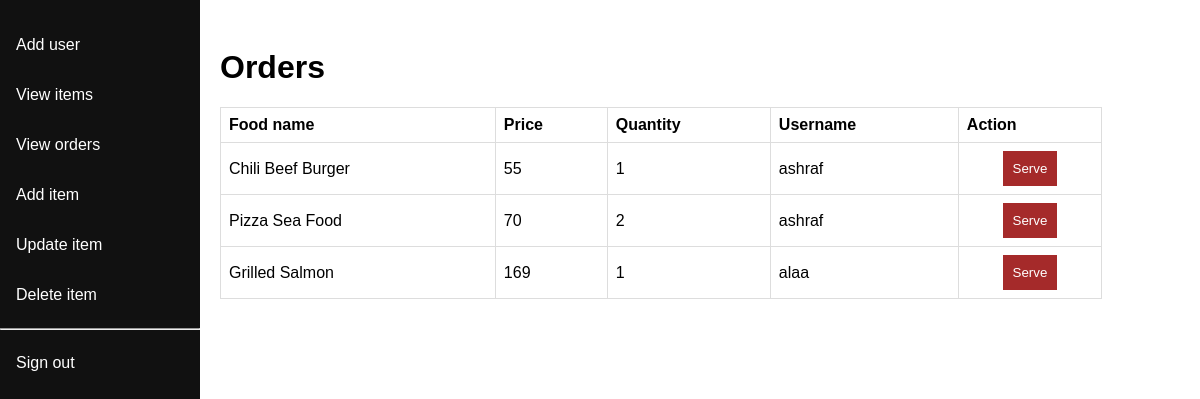
/view_orders.php (signed in), run on the app's committed database.
### tables this page shows
CREATE TABLE `orders` (
  `food_name` varchar(30) NOT NULL,
  `price` int(11) NOT NULL,
  `quantity` int(11) NOT NULL,
  `username` varchar(30) NOT NULL
);

### classes/UserFactory.php (called while the page is built, shortened)
<?php
	class UserFactory
	{
		private $conn;
		function __construct($db)
		{
			$this->conn = $db;
		}
		public function setUser($userType)
		{
			if($userType == 'Admin')
			{
				include 'classes/admin.php';
				return new Admin($this->conn);
			}
		}
	}
?>

### classes/admin.php (called while the page is built, shortened)
<?php
	include 'order.php';
	class Admin extends User
	{
		function __construct($db)
		{
			$this->conn = $db;
		}
		public function view_all_orders()
		{
			$order = new Order($this->conn);
			$stmt = $order->view_all();
			if ($stmt) {
				return $stmt;
			}
			else{
				$message = 'There are no orders';
				return $message;
			}
		}
	}
?>

### classes/order.php (called while the page is built, shortened)
<?php
	class Order
	{
		private $conn;
		function __construct($db)
		{
			$this->conn = $db;
		}
		public function view_all()
		{
			$query = "SELECT * from orders";
			$stmt = $this->conn->prepare( $query );
        	$stmt->execute();
        	return $stmt;
		}
	}
?>

### view_orders.php (the view, shortened to what this page needs)
<?php
	include 'classes/UserFactory.php';
	$instance = Database::getInstance();
  	$conn = $instance->getConnection();
  	$user = new UserFactory($conn);
	$admin = $user->setUser('Admin');
?>
<!DOCTYPE html>
<html>
<head>
	<link rel="stylesheet" type="text/css" href="css/dashboard.css">
	<link rel="stylesheet" type="text/css" href="css/tables.css">
</head>
<body>
	<div class="sidenav">
	  <a href="add_user.php">Add user</a>
	  <a href="view_items.php">View items</a>
	  <a href="view_orders.php">View orders</a>
	  <a href="add_item.php">Add item</a>
	  <a href="update_item.php">Update item</a>
	  <a href="delete_item.php">Delete item</a><hr>
	  <a href="admin_signout.php">Sign out</a>
	</div>
	<div class="content">
		<h1 class="title">Orders</h1>
		<table>
		  <tr>
		    <th>Food name</th>
		    <th>Price</th>
		    <th>Quantity</th>
		    <th>Username</th>
		    <th>Action</th>
		  </tr>
		  <?php
		  	$stmt = $admin->view_all_orders();
		  	$num = $stmt->rowCount();
		  	if($num > 0){
		  		while($row = $stmt->fetch(PDO::FETCH_ASSOC))
		  		{
		  			extract($row);
		  			?>
		  			<tr>
					    <td><?php echo $row['food_name']?></td>
					    <td><?php echo $row['price'];?></td>
					    <td><?php echo $row['quantity'];?></td>
					    <td><?php echo $row['username'];?></td>
					    <td style="text-align: center">
							<form action="<?php echo $_SERVER['PHP_SELF'];?>" method="POST">
								<button class="serve" name="serve">Serve</button>
							</form>
						</td>
					</tr>
				<?php
}
}
?>
		</table>
	</div>
</body>
</html>

### css/dashboard.css (style rules this page uses)
* { box-sizing: border-box; }
body { margin: 0; font-family: Arial, Helvetica, sans-serif; }
.sidenav { height: 100%; width: 200px; position: fixed; padding-top: 20px; top: 0; left: 0; background-color: #111; overflow-x: hidden; }
.sidenav a { color: white; padding: 16px; text-decoration: none; display: block; }
.content { margin-left: 200px; padding-left: 20px; }

### css/tables.css (style rules this page uses)
table { font-family: arial, sans-serif; border-collapse: collapse; width: 90%; }
td, th { border: 1px solid #dddddd; text-align: left; padding: 8px; }
h1 { margin-top: 5%; }

### view_orders.php (style rules this page uses)
.serve { background-color: brown; color: white; border:0; padding: 10px; }

### data on the page
orders: food_name "Chili Beef Burger", price "55", quantity "1", username "ashraf"
orders: food_name "Pizza Sea Food", price "70", quantity "2", username "ashraf"
orders: food_name "Grilled Salmon", price "169", quantity "1", username "alaa"
